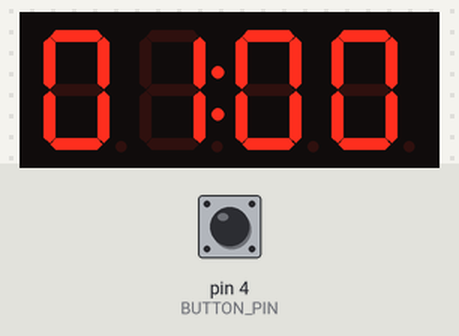
This sketch was run on a simulated Arduino Uno, built with avr-gcc and run on an emulated ATmega328P. Shown: 4-digit seven-segment display. The inputs (shaded band) are chosen by the test bench; at power-on: pin 4 (BUTTON_PIN) HIGH.

Above: at 1.2 s.
1.3 s: pin 4 (BUTTON_PIN) pulled LOW for 0.15 s
At 1.7 s:
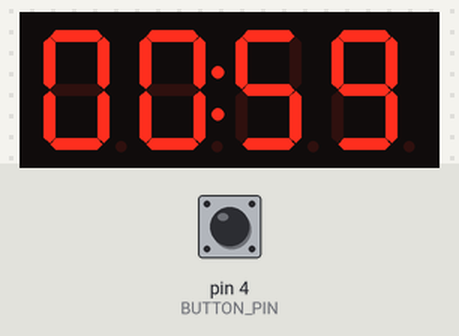
At 4.2 s:
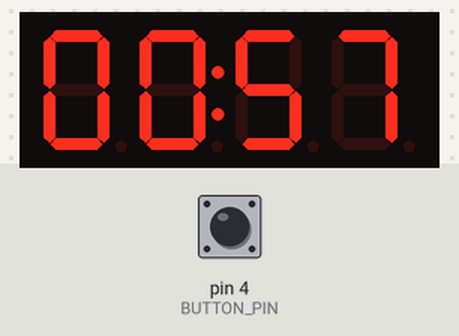
Timing chart, 0 to 5.7 s (numbered marks = the images above; inputs shaded):
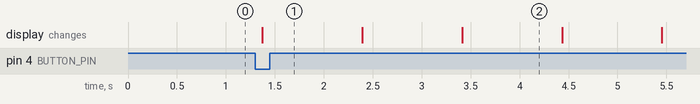

The sketch:

countdown.ino
```cpp
#include <Arduino.h>
#include <TM1637Display.h>

// 1. 定义引脚（保持不变）
#define CLK 3
#define DIO 2
#define BUTTON_PIN 4

TM1637Display display(CLK, DIO);

// 2. 设定倒计时时间：1分钟（一共 60 秒）
const long TOTAL_SECONDS = 60;
long remainingSeconds = TOTAL_SECONDS;

// 3. 状态记录变量（核心升级）
bool isRunning = false;        // 记录当前是“正在倒计时”还是“暂停”
bool lastButtonState = HIGH;   // 记录上一次按键的状态（用来检测松开和按下的瞬间）
unsigned long lastTickTime = 0;// 用来精准记录时间，代替容易卡死的 delay(1000)

void setup() {
  pinMode(BUTTON_PIN, INPUT_PULLUP);
  display.setBrightness(4);

  // 初始状态显示：01:00（1分钟）
  showTime(remainingSeconds);
}

void loop() {
  // --- 需求 1：按键控制 启动 / 暂停 ---
  int currentButtonState = digitalRead(BUTTON_PIN);

  // 检测按键被按下的“那一瞬间”（从高电平变成低电平）
  if (lastButtonState == HIGH && currentButtonState == LOW) {
    delay(50); // 消除按键机械抖动
    if (digitalRead(BUTTON_PIN) == LOW) {

      // 核心魔术：状态反转！
      // 如果原来是运行(true)，就变成暂停(false)；反之亦然。
      isRunning = !isRunning;

      // 如果时间已经结束了，再次按下就复位到 1 分钟，方便重复玩
      if (remainingSeconds <= 0) {
        remainingSeconds = TOTAL_SECONDS;
        isRunning = true;
      }
    }
  }
  // 记录这次的状态，留给下一次循环对比
  lastButtonState = currentButtonState;


  // --- 需求 2：实时秒数倒计时 ---
  // 如果是启动状态，且时间没到 0
  if (isRunning && remainingSeconds > 0) {

    // 检查是否过去了 1 秒钟（1000毫秒）
    // 这种写法比 delay(1000) 好一万倍，因为在等待的 1 秒内，大脑还能随时响应你的“暂停”按键！
    if (millis() - lastTickTime >= 1000) {
      remainingSeconds--;   // 减去 1 秒
      showTime(remainingSeconds); // 刷新屏幕显示
      lastTickTime = millis();    // 重新计时下 1 秒
    }
  }

  // 如果时间到了 00:00，自动停止
  if (remainingSeconds == 0 && isRunning) {
    isRunning = false;
    // 【下一阶段提示】：以后可以在这里让蜂鸣器大声响起来！
  }
}

// 4. 专门用来把“总秒数”转换成“分:秒”并显示出来的魔法函数
void showTime(long totalSecs) {
  long minutes = totalSecs / 60;
  long seconds = totalSecs % 60;

  // 组合成 4 位数字，比如 1分5秒 变成 0105
  int dataToShow = (minutes * 100) + seconds;

  // 显示在屏幕上，0b01000000 代表点亮中间的冒号 (:)
  display.showNumberDecEx(dataToShow, 0b01000000, true);
}
```

Measured:
- after the input at 1.3 s, the display: changes after 0.07 s (image 1)
- what the display in image 2 shows lasts 1.0 s, from 3.4 s to 4.4 s
